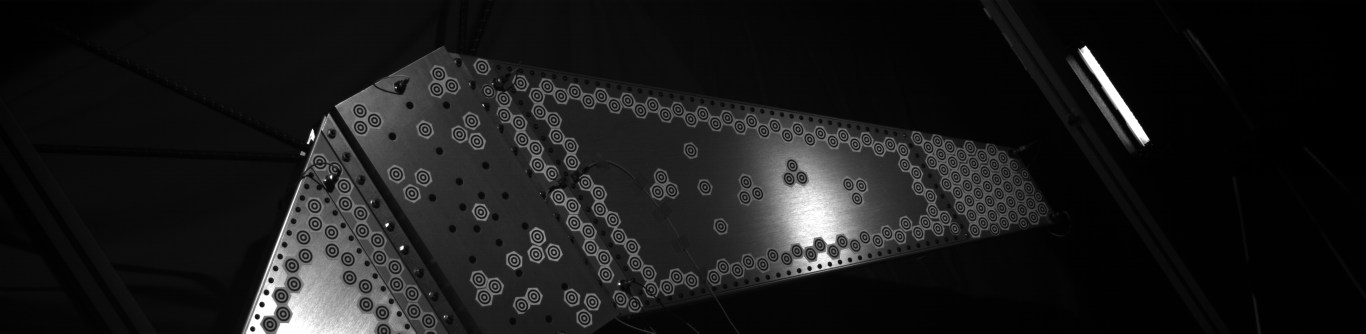
#> input picture Sequence_000000.bmp, 4096 x 1000 px (shown at 1/3 size)
$ python main.py
#> lines starting #> are read from the running program, lines starting #| are printed output that depends on the picture; after the words box and inside, x2 and y2 are one past the last pixel; in counts of white or black regions, pixels touching at a corner belong together
import cv2


img = cv2.imread("Sequence_000000.bmp")
#> img is the input picture: shape (1000, 4096, 3); min 0, max 255, mean 26.2
imgGray = cv2.cvtColor(img, cv2.COLOR_BGR2GRAY)
thrG = cv2.adaptiveThreshold(imgGray, 255, cv2.ADAPTIVE_THRESH_GAUSSIAN_C, cv2.THRESH_BINARY, 3, 2)
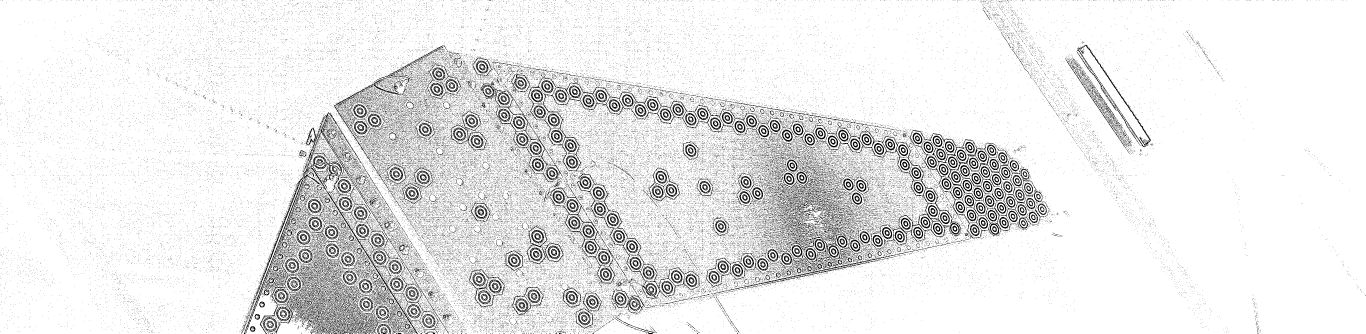
#> thrG: shape (1000, 4096) (shown at 1/3 size); 91% white; black in thin lines or dots
MR = cv2.MSER_create()
regions, _ = MR.detectRegions(thrG)
#> regions = 1116 items
hulls = [cv2.convexHull(p.reshape(-1, 1, 2)) for p in regions]
#> hulls = 1116 contours; largest, box (x1, y1, x2, y2) and area: (908, 501, 1252, 999) 20322, (2682, 559, 2870, 728) 19654, (1002, 228, 1231, 400) 18136, (3232, 134, 3453, 441) 12580, (780, 524, 959, 855) 12188
imgContours = img.copy()
centers = []
radius = []
n = 0
for i in range(len(hulls)):
    peri = cv2.arcLength(hulls[i], True)
    approx = cv2.approxPolyDP(hulls[i], 0.01 * peri, True)
    objCor = len(approx)
    area = cv2.contourArea(hulls[i])
    if objCor > 7 and 410 < area < 790:
        cnt, rad = cv2.minEnclosingCircle(hulls[i])
        exist = False
        for j in range(len(centers)):
            if (centers[j][0]-3 < cnt[0] < centers[j][0]+3) and (centers[j][1]-3 < cnt[1] < centers[j][1]+3):
                exist = True
        if not exist:
            n = n+1
            cv2.drawContours(imgContours, hulls, i, (0, 255, 0))
            cv2.putText(imgContours, str(n),
                        (round(cnt[0]), round(cnt[1])),
                        cv2.FONT_HERSHEY_COMPLEX, 0.5,
                        (0, 0, 255), 1)
            centers.append(cnt)
            radius.append(rad)
#> this loop made 1116 passes
#> (peri, objCor, area, cnt, rad) on passes 111, 113, 115, 120, 122, 126, 129, 130, 132, 135, 137, 139: (99.09, 11, 745.5, (2791.1, 587.7), 18.13), (99.76, 11, 756.5, (2798.2, 632.6), 18.13), (99.83, 11, 755.5, (2813.2, 685.9), 18.36), (96.8, 13, 709.5, (2847.9, 440.8), 17.76), (97.25, 12, 717, (2858.1, 486.2), 17.76), (95.96, 11, 694.5, (2955.5, 515.5), 17.73), (96.95, 14, 710, (2977, 646.5), 17.92), (97.66, 11, 721, (2949, 668.5), 17.92), (98.12, 13, 729.5, (2924, 690), 18.03), (96.16, 11, 700, (3004.9, 623.3), 17.68), (95.44, 11, 686, (3032, 605), 17.49), (95.57, 13, 690, (3059.8, 584.6), 17.56)
#> (peri, objCor, area) on passes 1 to 6: (1215.8, 5, 20322), (65.25, 10, 331.5), (65.16, 11, 327), (64.01, 12, 316.5), (63.5, 12, 312), (63.74, 13, 314)
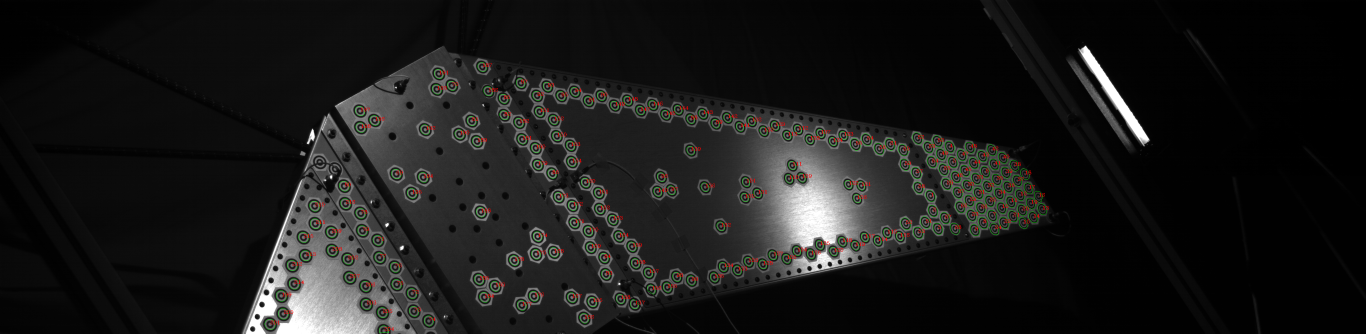
#> imgContours: shape (1000, 4096, 3) (shown at 1/3 size); mean B, G, R 25.6, 26.7, 26.7
#> after the loop, centers = 216 pairs, first value 810.1 to 3126, second value 200.5 to 991.4; n = 216; radius = 216 values, max 18.58 at index 51, min 13.66 at index 122, mean 15.95

h = int(img.shape[0]/3)
#> h = 333
w = int(img.shape[1]/3)
#> w = 1365
imgResize = cv2.resize(imgContours, (w, h))
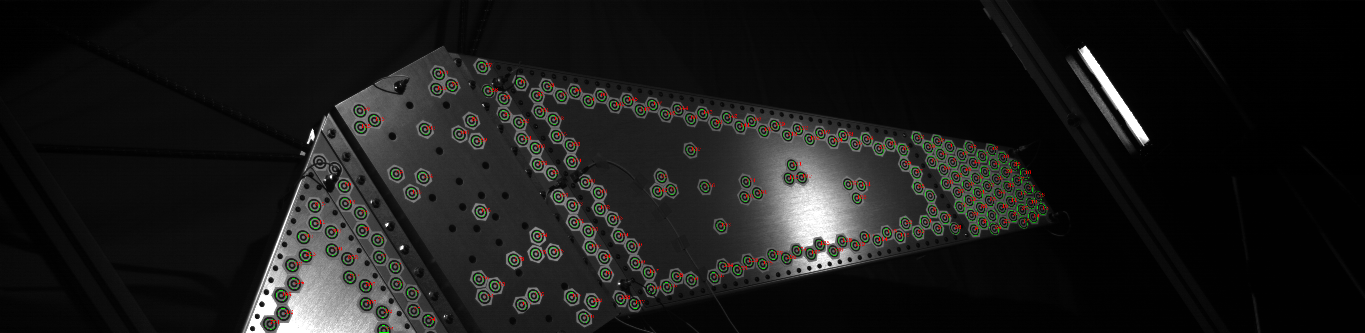
#> imgResize: shape (333, 1365, 3); mean B, G, R 25.6, 26.6, 26.6
thrGResize = cv2.resize(thrG, (w, h))
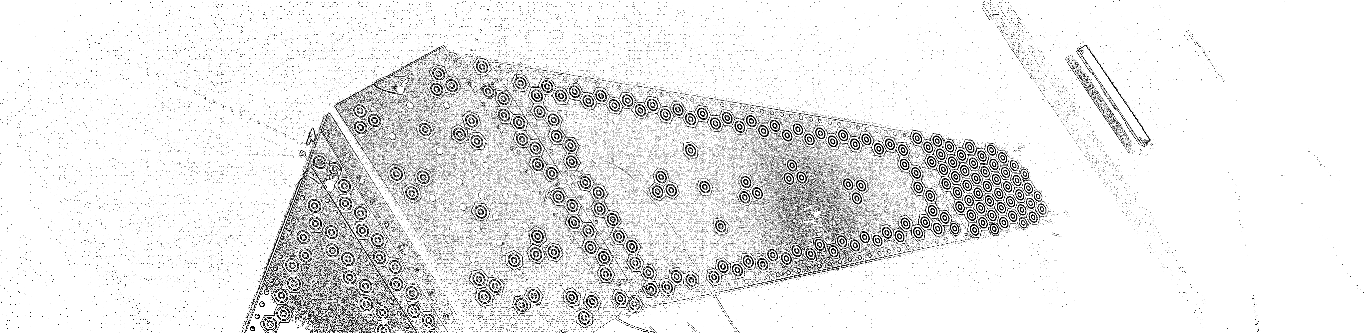
#> thrGResize: shape (333, 1365); min 0, max 255, mean 232.2
cv2.imwrite("imgContours.bmp", imgContours)
cv2.imshow("imgContours", imgResize)
cv2.imshow("imgThresh", thrGResize)
cv2.waitKey()
